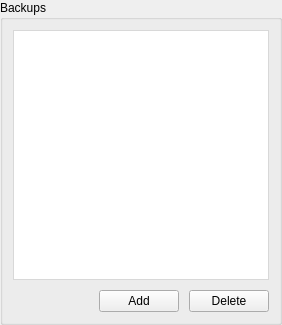
        <widget class="QGroupBox" name="groupBox_2">
         <property name="title">
          <string>Backups</string>
         </property>
         <layout class="QVBoxLayout" name="verticalLayout_11">
          <property name="spacing">
           <number>10</number>
          </property>
          <property name="leftMargin">
           <number>10</number>
          </property>
          <property name="topMargin">
           <number>10</number>
          </property>
          <property name="rightMargin">
           <number>10</number>
          </property>
          <property name="bottomMargin">
           <number>10</number>
          </property>
          <item>
           <widget class="BackupTableView" name="backupTableView">
            <property name="minimumSize">
             <size>
              <width>0</width>
              <height>250</height>
             </size>
            </property>
            <property name="styleSheet">
             <string notr="true">QTableView
{
background: white;
outline: 0;
border: 1px solid #D8D8D8;
}

QTableView::item
{
border: none;
padding-left: 4px;
}

QTableView::item:selected
{
background-color: rgba(0,120,215,0.8);
color:white;
}

QHeaderView::section:horizontal
{
color: #4A607A;
background: white;
border:none;
padding-left:6px;
}

QHeaderView
{
background: #FFFFFF;
padding-top: 2px;
}
</string>
            </property>
            <property name="frameShape">
             <enum>QFrame::NoFrame</enum>
            </property>
            <property name="alternatingRowColors">
             <bool>false</bool>
            </property>
            <property name="selectionMode">
             <enum>QAbstractItemView::SingleSelection</enum>
            </property>
            <property name="selectionBehavior">
             <enum>QAbstractItemView::SelectRows</enum>
            </property>
            <property name="textElideMode">
             <enum>Qt::ElideMiddle</enum>
            </property>
            <property name="showGrid">
             <bool>false</bool>
            </property>
            <property name="sortingEnabled">
             <bool>true</bool>
            </property>
            <property name="cornerButtonEnabled">
             <bool>false</bool>
            </property>
            <attribute name="horizontalHeaderMinimumSectionSize">
             <number>24</number>
            </attribute>
            <attribute name="horizontalHeaderHighlightSections">
             <bool>false</bool>
            </attribute>
            <attribute name="verticalHeaderVisible">
             <bool>false</bool>
            </attribute>
            <attribute name="verticalHeaderMinimumSectionSize">
             <number>24</number>
            </attribute>
            <attribute name="verticalHeaderDefaultSectionSize">
             <number>24</number>
            </attribute>
           </widget>
          </item>
          <item>
           <layout class="QHBoxLayout" name="horizontalLayout2">
            <item>
             <spacer name="horizontalSpacer_11">
              <property name="orientation">
               <enum>Qt::Horizontal</enum>
              </property>
              <property name="sizeHint" stdset="0">
               <size>
                <width>40</width>
                <height>20</height>
               </size>
              </property>
             </spacer>
            </item>
            <item>
             <widget class="QPushButton" name="bAddBackup">
              <property name="text">
               <string>Add</string>
              </property>
             </widget>
            </item>
            <item>
             <widget class="QPushButton" name="bDeleteBackup">
              <property name="text">
               <string>Delete</string>
              </property>
             </widget>
            </item>
           </layout>
          </item>
         </layout>
        </widget>
